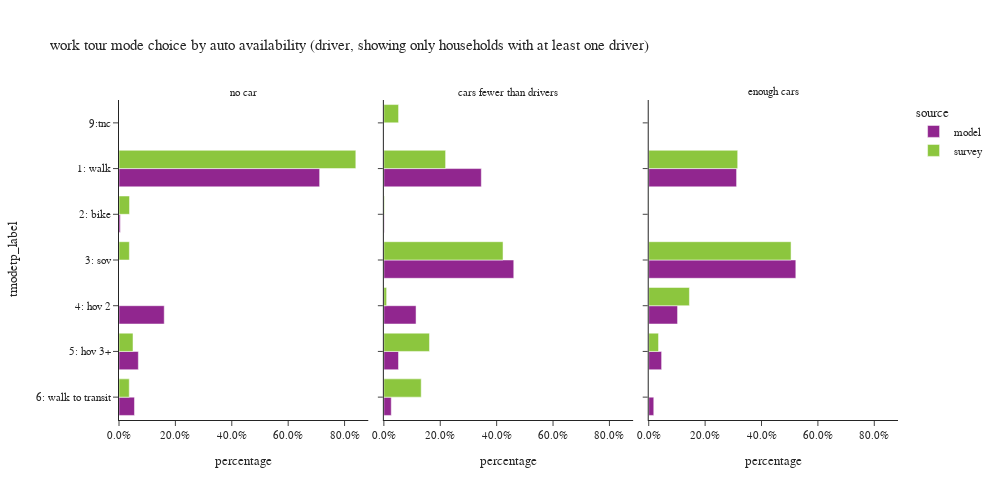

The code cell stored with this chart in its notebook:
### Code cell
plot_mode_choice(wk_base_subtour.loc[wk_base_subtour['auto_available_driver'] != "no dirver"], "auto_available_driver",
                 {"auto_available_driver": ["no car", "cars fewer than drivers", "enough cars"],
                  "tmodetp_label": ["1: walk", "2: bike", "3: sov", "4: hov 2", "5: hov 3+", "6: walk to transit",
                                    "7: park-and-ride", "8: school bus", "9: other–survey only"]},
                 "auto availability (driver, showing only households with at least one driver)", 3, 500, 1000)

### Figure 1 — Plotly figure (JSON) as saved in the notebook; plotly's stock layout.template omitted (floating-point values rounded to 4 significant figures)
{"data": [{"alignmentgroup": "True", "customdata": [[3735], [24], [842], [360], [288]], "hovertemplate": "source=model<br>auto_available_driver=no car<br>percentage=%{x}<br>tmodetp_label=%{y}<br>sample count=%{customdata[0]}<extra></extra>", "legendgroup": "model", "marker": {"color": "#91268F", "pattern": {"shape": ""}}, "name": "model", "offsetgroup": "model", "orientation": "h", "showlegend": true, "textposition": "auto", "type": "bar", "x": [0.7116, 0.004572, 0.1604, 0.06858, 0.05487], "xaxis": "x", "y": ["1: walk", "2: bike", "4: hov 2", "5: hov 3+", "6: walk to transit"], "yaxis": "y"}, {"alignmentgroup": "True", "customdata": [[16239], [65], [21645], [5363], [2437], [1233]], "hovertemplate": "source=model<br>auto_available_driver=cars fewer than drivers<br>percentage=%{x}<br>tmodetp_label=%{y}<br>sample count=%{customdata[0]}<extra></extra>", "legendgroup": "model", "marker": {"color": "#91268F", "pattern": {"shape": ""}}, "name": "model", "offsetgroup": "model", "orientation": "h", "showlegend": false, "textposition": "auto", "type": "bar", "x": [0.3456, 0.001384, 0.4607, 0.1142, 0.05187, 0.02624], "xaxis": "x2", "y": ["1: walk", "2: bike", "3: sov", "4: hov 2", "5: hov 3+", "6: walk to transit"], "yaxis": "y2"}, {"alignmentgroup": "True", "customdata": [[30331], [77], [50783], [9954], [4449], [1743], [3]], "hovertemplate": "source=model<br>auto_available_driver=enough cars<br>percentage=%{x}<br>tmodetp_label=%{y}<br>sample count=%{customdata[0]}<extra></extra>", "legendgroup": "model", "marker": {"color": "#91268F", "pattern": {"shape": ""}}, "name": "model", "offsetgroup": "model", "orientation": "h", "showlegend": false, "textposition": "auto", "type": "bar", "x": [0.3116, 0.000791, 0.5217, 0.1023, 0.04571, 0.01791, 3.082e-05], "xaxis": "x3", "y": ["1: walk", "2: bike", "3: sov", "4: hov 2", "5: hov 3+", "6: walk to transit", "9:tnc"], "yaxis": "y3"}, {"alignmentgroup": "True", "customdata": [[17], [1], [1], [1], [1]], "hovertemplate": "source=survey<br>auto_available_driver=no car<br>percentage=%{x}<br>tmodetp_label=%{y}<br>sample count=%{customdata[0]}<extra></extra>", "legendgroup": "survey", "marker": {"color": "#8CC63E", "pattern": {"shape": ""}}, "name": "survey", "offsetgroup": "survey", "orientation": "h", "showlegend": true, "textposition": "auto", "type": "bar", "x": [0.8399, 0.03732, 0.03673, 0.04968, 0.03639], "xaxis": "x", "y": ["1: walk", "2: bike", "3: sov", "5: hov 3+", "6: walk to transit"], "yaxis": "y"}, {"alignmentgroup": "True", "customdata": [[20], [2], [12], [3], [3], [1], [1]], "hovertemplate": "source=survey<br>auto_available_driver=cars fewer than drivers<br>percentage=%{x}<br>tmodetp_label=%{y}<br>sample count=%{customdata[0]}<extra></extra>", "legendgroup": "survey", "marker": {"color": "#8CC63E", "pattern": {"shape": ""}}, "name": "survey", "offsetgroup": "survey", "orientation": "h", "showlegend": false, "textposition": "auto", "type": "bar", "x": [0.2189, 0.00219, 0.4226, 0.009801, 0.1618, 0.1325, 0.05218], "xaxis": "x2", "y": ["1: walk", "2: bike", "3: sov", "4: hov 2", "5: hov 3+", "6: walk to transit", "9:tnc"], "yaxis": "y2"}, {"alignmentgroup": "True", "customdata": [[44], [1], [56], [5], [9]], "hovertemplate": "source=survey<br>auto_available_driver=enough cars<br>percentage=%{x}<br>tmodetp_label=%{y}<br>sample count=%{customdata[0]}<extra></extra>", "legendgroup": "survey", "marker": {"color": "#8CC63E", "pattern": {"shape": ""}}, "name": "survey", "offsetgroup": "survey", "orientation": "h", "showlegend": false, "textposition": "auto", "type": "bar", "x": [0.3156, 0.0005384, 0.5048, 0.1443, 0.03479], "xaxis": "x3", "y": ["1: walk", "2: bike", "3: sov", "4: hov 2", "5: hov 3+"], "yaxis": "y3"}], "layout": {"annotations": [{"font": {}, "showarrow": false, "text": "no car", "x": 0.16, "xanchor": "center", "xref": "paper", "y": 1.0, "yanchor": "bottom", "yref": "paper"}, {"font": {}, "showarrow": false, "text": "cars fewer than drivers", "x": 0.5, "xanchor": "center", "xref": "paper", "y": 1.0, "yanchor": "bottom", "yref": "paper"}, {"font": {}, "showarrow": false, "text": "enough cars", "x": 0.84, "xanchor": "center", "xref": "paper", "y": 1.0, "yanchor": "bottom", "yref": "paper"}], "barmode": "group", "height": 500, "legend": {"title": {"text": "source"}, "tracegroupgap": 0}, "title": {"text": "work tour mode choice by auto availability (driver, showing only households with at least one driver)"}, "width": 1000, "xaxis": {"anchor": "y", "domain": [0.0, 0.32], "tickformat": ".1%", "title": {"text": "percentage"}}, "xaxis2": {"anchor": "y2", "domain": [0.34, 0.66], "matches": "x", "tickformat": ".1%", "title": {"text": "percentage"}}, "xaxis3": {"anchor": "y3", "domain": [0.68, 1.0], "matches": "x", "tickformat": ".1%", "title": {"text": "percentage"}}, "yaxis": {"anchor": "x", "categoryarray": ["9: other–survey only", "8: school bus", "7: park-and-ride", "6: walk to transit", "5: hov 3+", "4: hov 2", "3: sov", "2: bike", "1: walk"], "categoryorder": "array", "domain": [0.0, 1.0], "title": {"text": "tmodetp_label"}}, "yaxis2": {"anchor": "x2", "domain": [0.0, 1.0], "matches": "y", "showticklabels": false}, "yaxis3": {"anchor": "x3", "domain": [0.0, 1.0], "matches": "y", "showticklabels": false}}}
